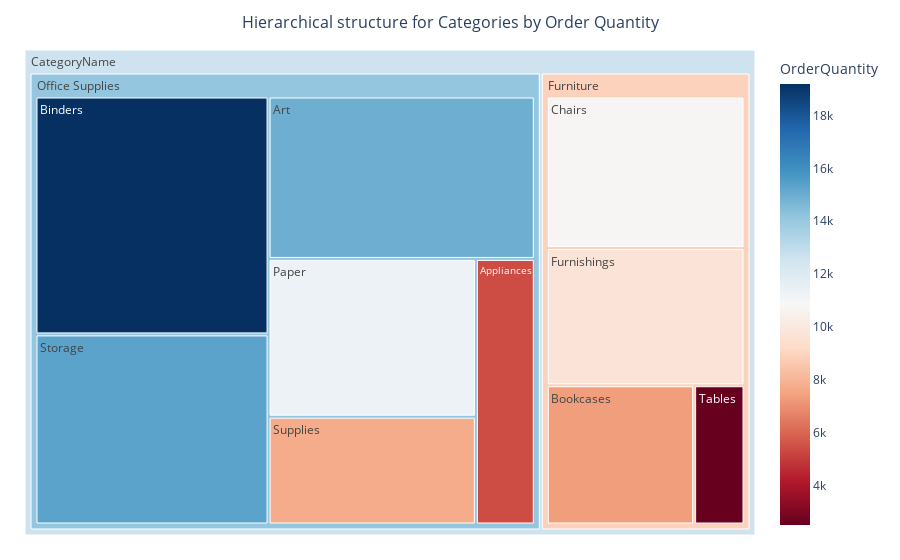
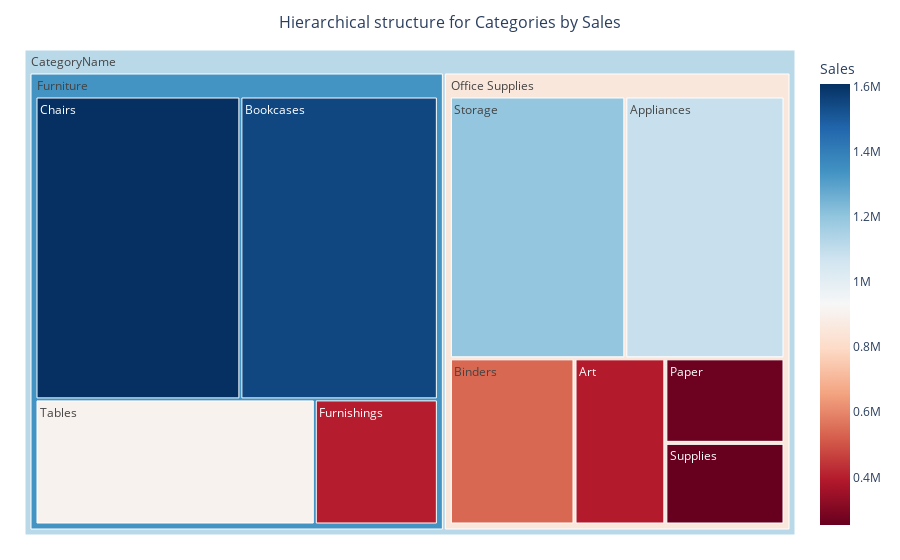

Source (notebook cell) for these figures, in order:
### Markdown cell above
### <span style="color: green">Hierarchical structure for Categories by Order Quantity and Sales</span>

#### <span style="color: green">*Cấu trúc phân cấp cho từng ngành hàng theo số lượng đặt hàng và doanh số bán hàng*</span>

### Code cell
#create DataFrame between OrderQuantity and Sales by Category
df = data_mix.groupby(['CategoryName','SubcategoryName']).agg({'OrderQuantity': sum, 'Sales': sum})[['OrderQuantity','Sales']].reset_index()

#create treemap for Category by Order Quantity
import plotly.express as px
import numpy as np
fig = px.treemap(df, path=[px.Constant('CategoryName'),'CategoryName','SubcategoryName'], values='OrderQuantity',  
                 color="OrderQuantity", hover_data=['SubcategoryName'],color_continuous_scale='RdBu')
fig.update_layout(margin = dict(t=50, l=25, r=25, b=25),title_font_size=16,
    title={'text': "Hierarchical structure for Categories by Order Quantity",
           'x':0.5,'y':0.97,'xanchor': 'center','yanchor': 'top'})
fig.show()


#create treemap for Category by Sales
import plotly.express as px
import numpy as np
fig = px.treemap(df, path=[px.Constant('CategoryName'),'CategoryName','SubcategoryName'], values='Sales',  
                 color="Sales", hover_data=['SubcategoryName'],color_continuous_scale='RdBu')
fig.update_layout(margin = dict(t=50, l=25, r=25, b=25),title_font_size=16,
            title={'text': "Hierarchical structure for Categories by Sales",
           'x':0.5,'y':0.97,'xanchor': 'center','yanchor': 'top'})
fig.show()

### Figure 1 — Plotly figure (JSON) as saved in the notebook; plotly's stock layout.template omitted (floating-point values rounded to 4 significant figures)
{"data": [{"branchvalues": "total", "customdata": [["Appliances", 5417], ["Art", 14967], ["Binders", 19191], ["Bookcases", 7356], ["Chairs", 10739], ["Furnishings", 9727], ["Paper", 11322], ["Storage", 15336], ["Supplies", 7734], ["Tables", 2515], ["(?)", 8912.0], ["(?)", 14130.0], ["(?)", 12610.0]], "domain": {"x": [0, 1], "y": [0, 1]}, "hovertemplate": "labels=%{label}<br>OrderQuantity_sum=%{value}<br>parent=%{parent}<br>id=%{id}<br>SubcategoryName=%{customdata[0]}<br>OrderQuantity=%{color}<extra></extra>", "ids": ["CategoryName/Office Supplies/Appliances", "CategoryName/Office Supplies/Art", "CategoryName/Office Supplies/Binders", "CategoryName/Furniture/Bookcases", "CategoryName/Furniture/Chairs", "CategoryName/Furniture/Furnishings", "CategoryName/Office Supplies/Paper", "CategoryName/Office Supplies/Storage", "CategoryName/Office Supplies/Supplies", "CategoryName/Furniture/Tables", "CategoryName/Furniture", "CategoryName/Office Supplies", "CategoryName"], "labels": ["Appliances", "Art", "Binders", "Bookcases", "Chairs", "Furnishings", "Paper", "Storage", "Supplies", "Tables", "Furniture", "Office Supplies", "CategoryName"], "marker": {"coloraxis": "coloraxis", "colors": [5417, 14967, 19191, 7356, 10739, 9727, 11322, 15336, 7734, 2515, 8912.0, 14130.0, 12610.0]}, "name": "", "parents": ["CategoryName/Office Supplies", "CategoryName/Office Supplies", "CategoryName/Office Supplies", "CategoryName/Furniture", "CategoryName/Furniture", "CategoryName/Furniture", "CategoryName/Office Supplies", "CategoryName/Office Supplies", "CategoryName/Office Supplies", "CategoryName/Furniture", "CategoryName", "CategoryName", ""], "type": "treemap", "values": [5417, 14967, 19191, 7356, 10739, 9727, 11322, 15336, 7734, 2515, 30337, 73967, 104304]}], "layout": {"coloraxis": {"colorbar": {"title": {"text": "OrderQuantity"}}, "colorscale": [[0, "rgb(103,0,31)"], [0.1, "rgb(178,24,43)"], [0.2, "rgb(214,96,77)"], [0.3, "rgb(244,165,130)"], [0.4, "rgb(253,219,199)"], [0.5, "rgb(247,247,247)"], [0.6, "rgb(209,229,240)"], [0.7, "rgb(146,197,222)"], [0.8, "rgb(67,147,195)"], [0.9, "rgb(33,102,172)"], [1, "rgb(5,48,97)"]]}, "legend": {"tracegroupgap": 0}, "margin": {"b": 25, "l": 25, "r": 25, "t": 50}, "title": {"font": {"size": 16}, "text": "Hierarchical structure for Categories by Order Quantity", "x": 0.5, "xanchor": "center", "y": 0.97, "yanchor": "top"}}}

### Figure 2 — Plotly figure (JSON) as saved in the notebook; plotly's stock layout.template omitted (floating-point values rounded to 4 significant figures)
{"data": [{"branchvalues": "total", "customdata": [["Appliances", 1086000.0], ["Art", 393600.0], ["Binders", 540000.0], ["Bookcases", 1550000.0], ["Chairs", 1608000.0], ["Furnishings", 399100.0], ["Paper", 262600.0], ["Storage", 1198000.0], ["Supplies", 253600.0], ["Tables", 905700.0], ["(?)", 1338000.0], ["(?)", 855500.0], ["(?)", 1118000.0]], "domain": {"x": [0, 1], "y": [0, 1]}, "hovertemplate": "labels=%{label}<br>Sales_sum=%{value}<br>parent=%{parent}<br>id=%{id}<br>SubcategoryName=%{customdata[0]}<br>Sales=%{color}<extra></extra>", "ids": ["CategoryName/Office Supplies/Appliances", "CategoryName/Office Supplies/Art", "CategoryName/Office Supplies/Binders", "CategoryName/Furniture/Bookcases", "CategoryName/Furniture/Chairs", "CategoryName/Furniture/Furnishings", "CategoryName/Office Supplies/Paper", "CategoryName/Office Supplies/Storage", "CategoryName/Office Supplies/Supplies", "CategoryName/Furniture/Tables", "CategoryName/Furniture", "CategoryName/Office Supplies", "CategoryName"], "labels": ["Appliances", "Art", "Binders", "Bookcases", "Chairs", "Furnishings", "Paper", "Storage", "Supplies", "Tables", "Furniture", "Office Supplies", "CategoryName"], "marker": {"coloraxis": "coloraxis", "colors": [1086000.0, 393600.0, 540000.0, 1550000.0, 1608000.0, 399100.0, 262600.0, 1198000.0, 253600.0, 905700.0, 1338000.0, 855500.0, 1118000.0]}, "name": "", "parents": ["CategoryName/Office Supplies", "CategoryName/Office Supplies", "CategoryName/Office Supplies", "CategoryName/Furniture", "CategoryName/Furniture", "CategoryName/Furniture", "CategoryName/Office Supplies", "CategoryName/Office Supplies", "CategoryName/Office Supplies", "CategoryName/Furniture", "CategoryName", "CategoryName", ""], "type": "treemap", "values": [1086000.0, 393600.0, 540000.0, 1550000.0, 1608000.0, 399100.0, 262600.0, 1198000.0, 253600.0, 905700.0, 4464000.0, 3734000.0, 8198000.0]}], "layout": {"coloraxis": {"colorbar": {"title": {"text": "Sales"}}, "colorscale": [[0, "rgb(103,0,31)"], [0.1, "rgb(178,24,43)"], [0.2, "rgb(214,96,77)"], [0.3, "rgb(244,165,130)"], [0.4, "rgb(253,219,199)"], [0.5, "rgb(247,247,247)"], [0.6, "rgb(209,229,240)"], [0.7, "rgb(146,197,222)"], [0.8, "rgb(67,147,195)"], [0.9, "rgb(33,102,172)"], [1, "rgb(5,48,97)"]]}, "legend": {"tracegroupgap": 0}, "margin": {"b": 25, "l": 25, "r": 25, "t": 50}, "title": {"font": {"size": 16}, "text": "Hierarchical structure for Categories by Sales", "x": 0.5, "xanchor": "center", "y": 0.97, "yanchor": "top"}}}
